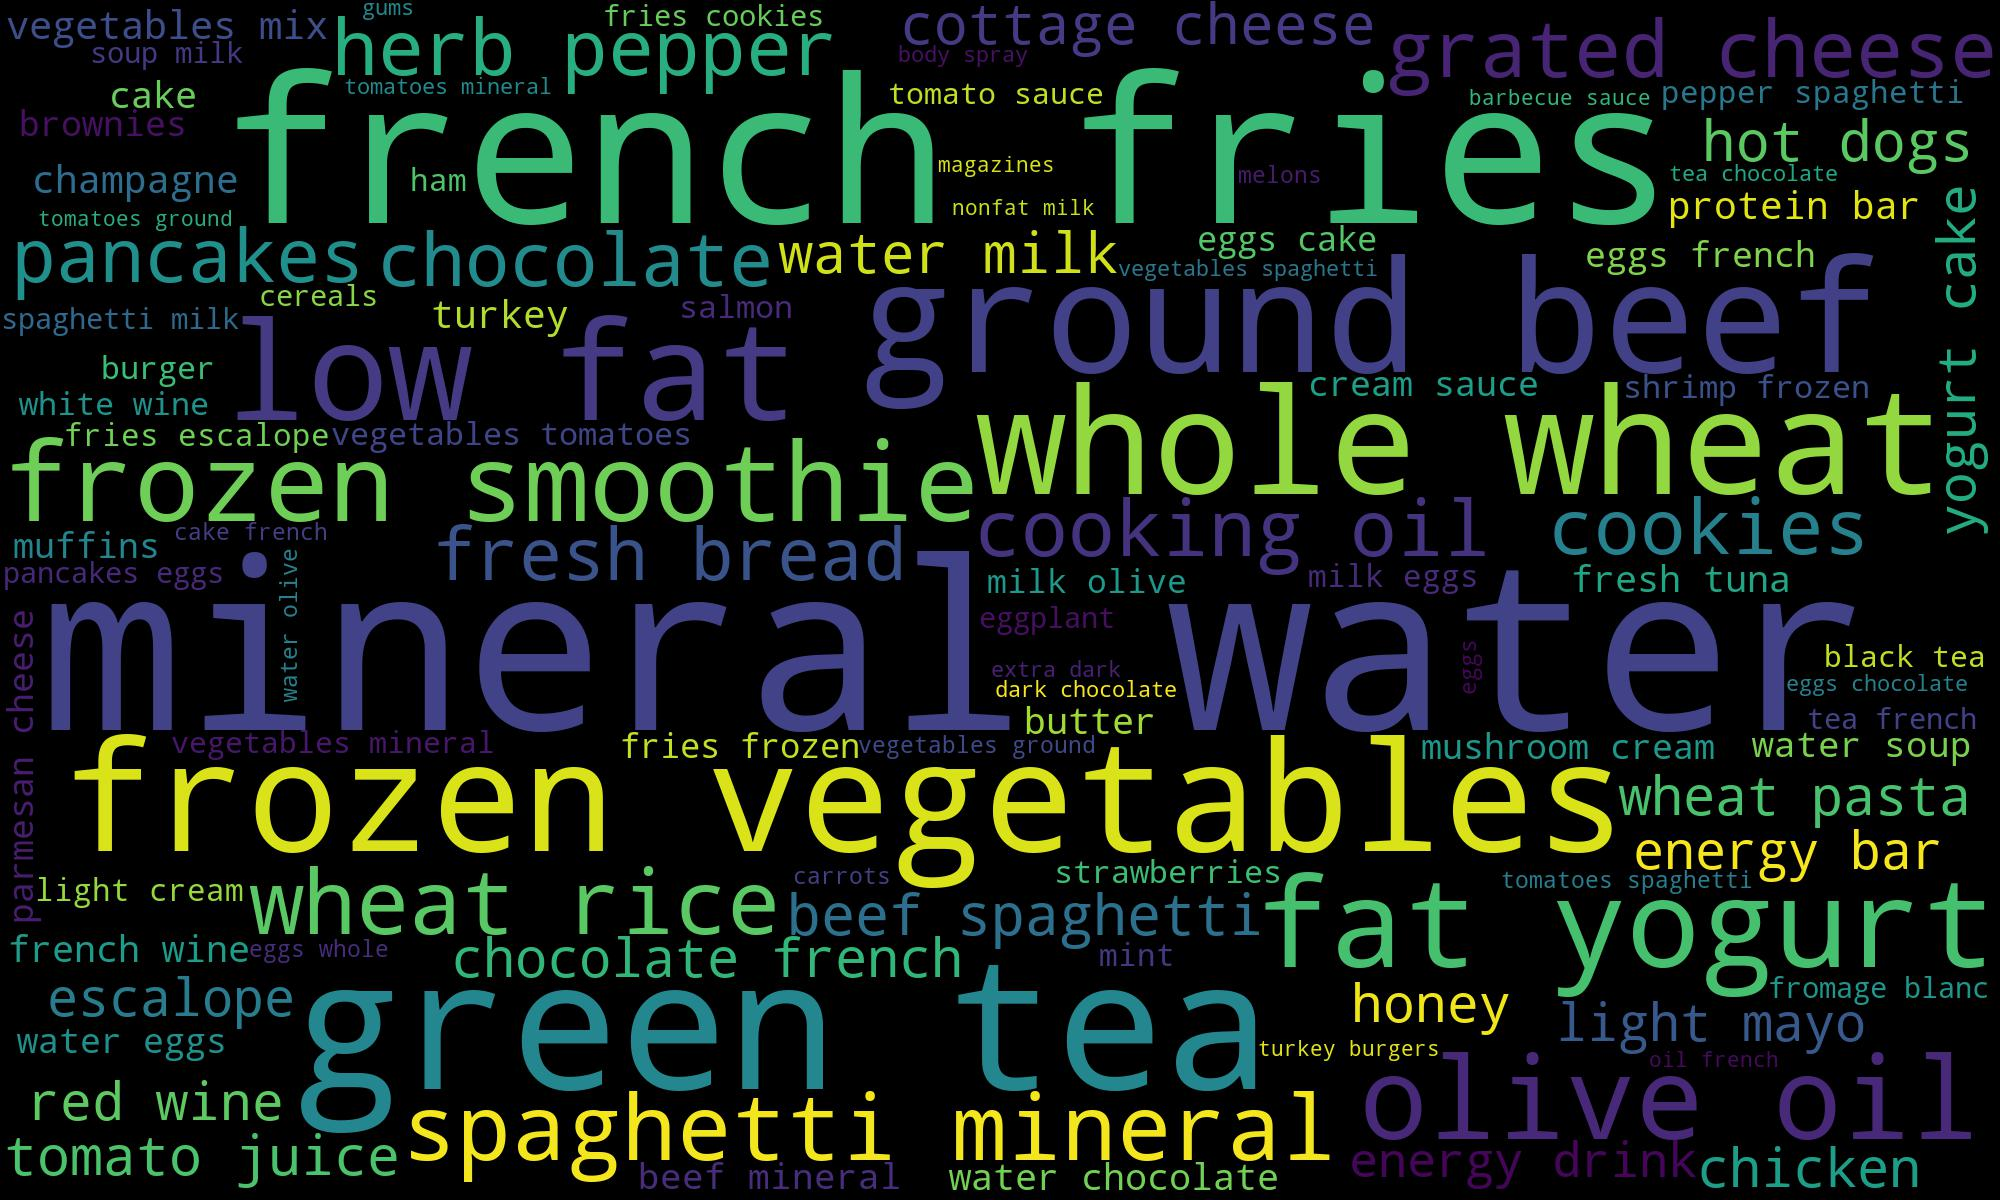

Write Python code to recreate this figure.
# 词云展示
from wordcloud import WordCloud
import pandas as pd
import matplotlib.pyplot as plt
from nltk.tokenize import word_tokenize


# 生成词云
def create_word_cloud(f):
    print('根据词频，开始生成词云!')
    cut_text = word_tokenize(f)
    # print(cut_text)
    cut_text = " ".join(cut_text)
    wc = WordCloud(
        max_words=100,
        width=2000,
        height=1200,
    )
    wordcloud = wc.generate(cut_text)
    # 写词云图片
    wordcloud.to_file("wordcloud.jpg")
    # 显示词云文件
    plt.imshow(wordcloud)
    plt.axis("off")
    plt.show()

# 数据加载
data = pd.read_csv('./Market_Basket_Optimisation.csv', header=None)
transactions = []
for i in range(0, data.shape[0]):
    temp = []
    for j in range(0, 20):
        item = str(data.values[i, j])
        if item != 'nan':
            temp.append(item)
    transactions.append(temp)

# 生成词云
all_word = ' '.join('%s' % item for item in transactions)
create_word_cloud(all_word)
    
